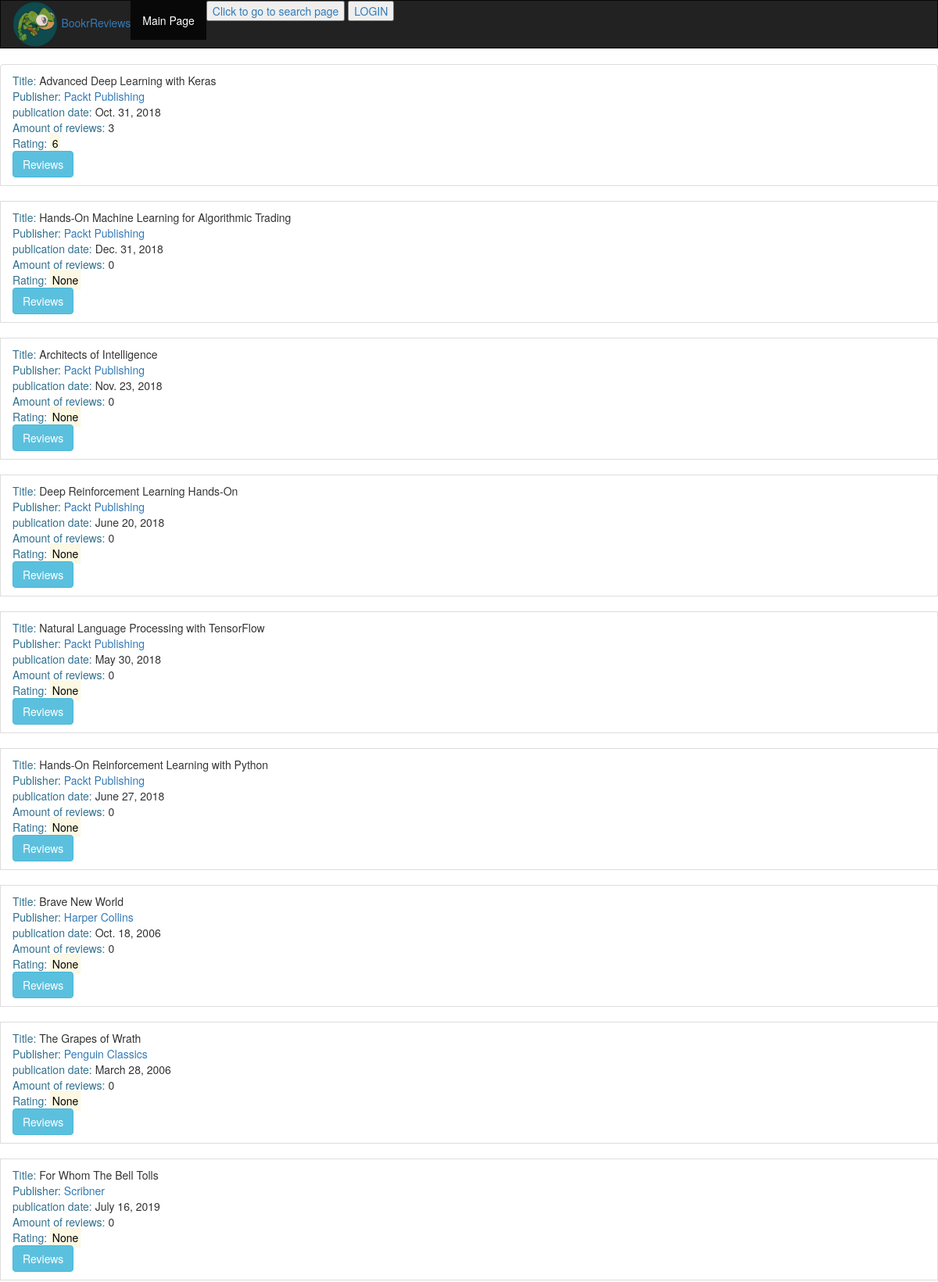
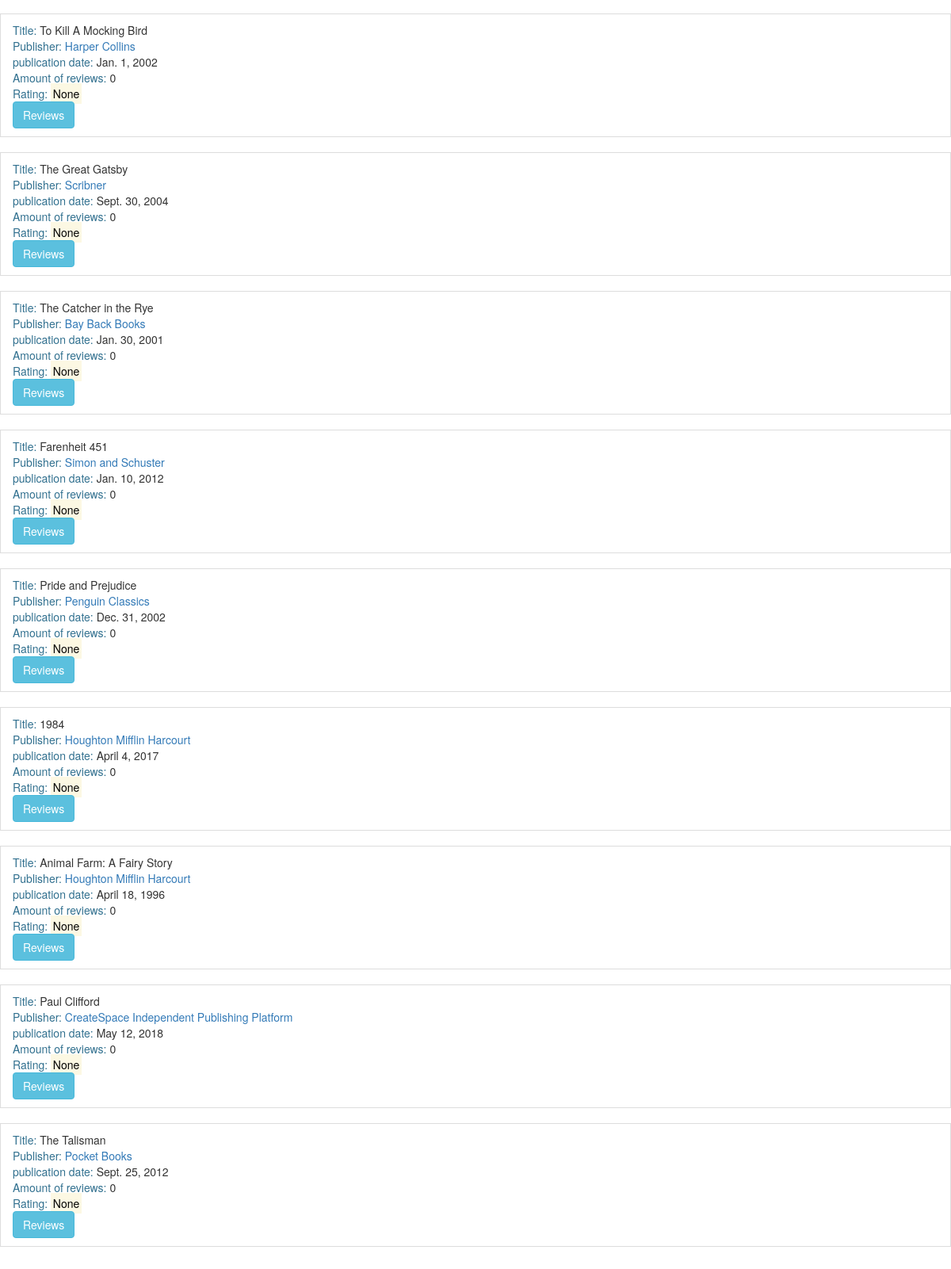
The page /books/ on the database its author committed (2 pictures, top to bottom).
### myapp/models.py (models this page shows, shortened)
class Book(models.Model):
    title = models.CharField(max_length=70, help_text="tytuł książki")
    publication_date = models.DateField(verbose_name="Data publikacji książki")
    isbn = models.CharField(max_length=20,verbose_name="number ISBN książki")
    publisher = models.ForeignKey(Publisher, on_delete=models.CASCADE)
    contributors = models.ManyToManyField('Contributor',through="BookContributor")

class Publisher(models.Model):
    name = models.CharField(max_length=50, help_text="nazwa wydawnictwa")
    website = models.URLField(help_text="witryna wydawnictwa")
    email = models.EmailField(help_text="adres email wydawnictwa")
    def __str__(self):
        return self.name

### myapp/views.py (the view)
# urls.py: path('books/' ,views.book_list, name="book_list"),
def book_list(request):
    books = Book.objects.all() # pobiera dane z bazy danych na temat wszystkich książek
    book_list = [] # tworzenie listy książek
    i = 0
    for book in books:
        i+=1
        reviews = book.review_set.all() # pobieramy informacje o recenzjach (trzeba dodać review_set bo jest Foreignkey)
        if reviews: # jeżeli reviews istnienją (są prawdą)
            book_rating = average_rating([review.rating for review in reviews]) # obliczamy średnią ocene książki, kożystamy z funkcji average_rating którą stworzyliśmy w pliku utils
            number_of_reviews = len(reviews) # liczba wszyskich recenzji to liczba długości arraya reviews
        else:
            book_rating = None # nie ma żadnych recenzji
            number_of_reviews = 0 # liczba recenzji to zero
        book_list.append({ # dodanie wszystkich informacji do objectu który przechowuje zmienne HTML-owe
            'book': book,
            'book_rating': book_rating,
            'number_of_reviews': number_of_reviews,
            'i':i
        })
        context = {'book_list': book_list}
    return render(request, 'book_list.html', context)

### myapp/utils.py (called while the page is built)
def average_rating(rating_list):
    if not rating_list:
        return 0
    return round(sum(rating_list) / len(rating_list))

### myapp/templates/book_list.html (shortened to what this page needs)
<!DOCTYPE html>
<html lang="en">
<head>
</head>
<body>
    {% extends 'base.html'%}
    {%block content%}
    <ul class="list-group">
        {% for item in book_list %}
        <li class="list-group-item">
            <span class="text-info">Title: </span><span>{{item.book.title}}</span>
            <br>
            <span class="text-info">Publisher: </span><span><a href="http://127.0.0.1:8000/publishers/{{item.book.publisher}}">{{item.book.publisher}}</a></span>
            <br>
            <span class="text-info">publication date: </span><span>{{item.book.publication_date}}</span>
            <br>
            <span class="text-info">Amount of reviews: </span><span>{{item.number_of_reviews}}</span>
            <br>
            <span class="text-info">Rating: </span><span><mark>{{item.book_rating}}</mark></span>
            <br>
            <a href="{{item.i}}"><button class="btn-info btn">Reviews</button></a>
        </li>
        <br>
        {%endfor%}
    </ul>
    {% endblock %}

### myapp/templates/base.html (shortened to what this page needs)
<!DOCTYPE html>
{% load static %}
<html lang="en">
<head>
    <link rel="stylesheet" href="https://maxcdn.bootstrapcdn.com/bootstrap/3.4.1/css/bootstrap.min.css">
    <link rel="stylesheet" href="{% static 'main.css' %}">
</head>
<body>
    <nav class="navbar navbar-inverse">
    <div class="container-fluid">
      <div class="navbar-header">
        <a href="/"><img src="{% static 'logo/logo.png'%}"> <span>Bookr<span>Reviews</span></span></a>
      </div>
      <ul class="nav navbar-nav">
        <li class="active"><a href="/">Main Page</a></li>
      </ul>
      <a href="/"><button>Click to go to search page</button></a>
      {% if user.is_authenticated%}
        <a href="/accounts/logout"><button class="btn btn-danger navbar-btn">Logout</button></a>
        <a href="/accounts/profile">Profil</a>
      {% else %}
        <a href="/accounts/login"><button>LOGIN</button></a>
      {% endif %}
    </div>
  </nav>
    {% block content %}{% endblock %}
</body>
</html>

### myapp/static/main.css (style rules this page uses)
.navbar { border-radius: 0; }
a > img { height: 60px; }

### rows shown on the page
Book: book "Advanced Deep Learning with Keras", book.publisher "Packt Publishing", book.publication_date "Oct. 31, 2018", number_of_reviews "3", book_rating "6"
Book: book "Hands-On Machine Learning for Algorithmic Trading", book.publisher "Packt Publishing", book.publication_date "Dec. 31, 2018", number_of_reviews "0", book_rating "None"
Book: book "Architects of Intelligence", book.publisher "Packt Publishing", book.publication_date "Nov. 23, 2018", number_of_reviews "0", book_rating "None"
Book: book "Deep Reinforcement Learning Hands-On", book.publisher "Packt Publishing", book.publication_date "June 20, 2018", number_of_reviews "0", book_rating "None"
Book: book "Natural Language Processing with TensorFlow", book.publisher "Packt Publishing", book.publication_date "May 30, 2018", number_of_reviews "0", book_rating "None"
Book: book "Hands-On Reinforcement Learning with Python", book.publisher "Packt Publishing", book.publication_date "June 27, 2018", number_of_reviews "0", book_rating "None"
Book: book "Brave New World", book.publisher "Harper Collins", book.publication_date "Oct. 18, 2006", number_of_reviews "0", book_rating "None"
Book: book "The Grapes of Wrath", book.publisher "Penguin Classics", book.publication_date "March 28, 2006", number_of_reviews "0", book_rating "None"
Book: book "For Whom The Bell Tolls", book.publisher "Scribner", book.publication_date "July 16, 2019", number_of_reviews "0", book_rating "None"
Book: book "To Kill A Mocking Bird", book.publisher "Harper Collins", book.publication_date "Jan. 1, 2002", number_of_reviews "0", book_rating "None"
Book: book "The Great Gatsby", book.publisher "Scribner", book.publication_date "Sept. 30, 2004", number_of_reviews "0", book_rating "None"
Book: book "The Catcher in the Rye", book.publisher "Bay Back Books", book.publication_date "Jan. 30, 2001", number_of_reviews "0", book_rating "None"
Book: book "Farenheit 451", book.publisher "Simon and Schuster", book.publication_date "Jan. 10, 2012", number_of_reviews "0", book_rating "None"
Book: book "Pride and Prejudice", book.publisher "Penguin Classics", book.publication_date "Dec. 31, 2002", number_of_reviews "0", book_rating "None"
Book: book "1984", book.publisher "Houghton Mifflin Harcourt", book.publication_date "April 4, 2017", number_of_reviews "0", book_rating "None"
Book: book "Animal Farm: A Fairy Story", book.publisher "Houghton Mifflin Harcourt", book.publication_date "April 18, 1996", number_of_reviews "0", book_rating "None"
Book: book "Paul Clifford", book.publisher "CreateSpace Independent Publishing Platform", book.publication_date "May 12, 2018", number_of_reviews "0", book_rating "None"
Book: book "The Talisman", book.publisher "Pocket Books", book.publication_date "Sept. 25, 2012", number_of_reviews "0", book_rating "None"
